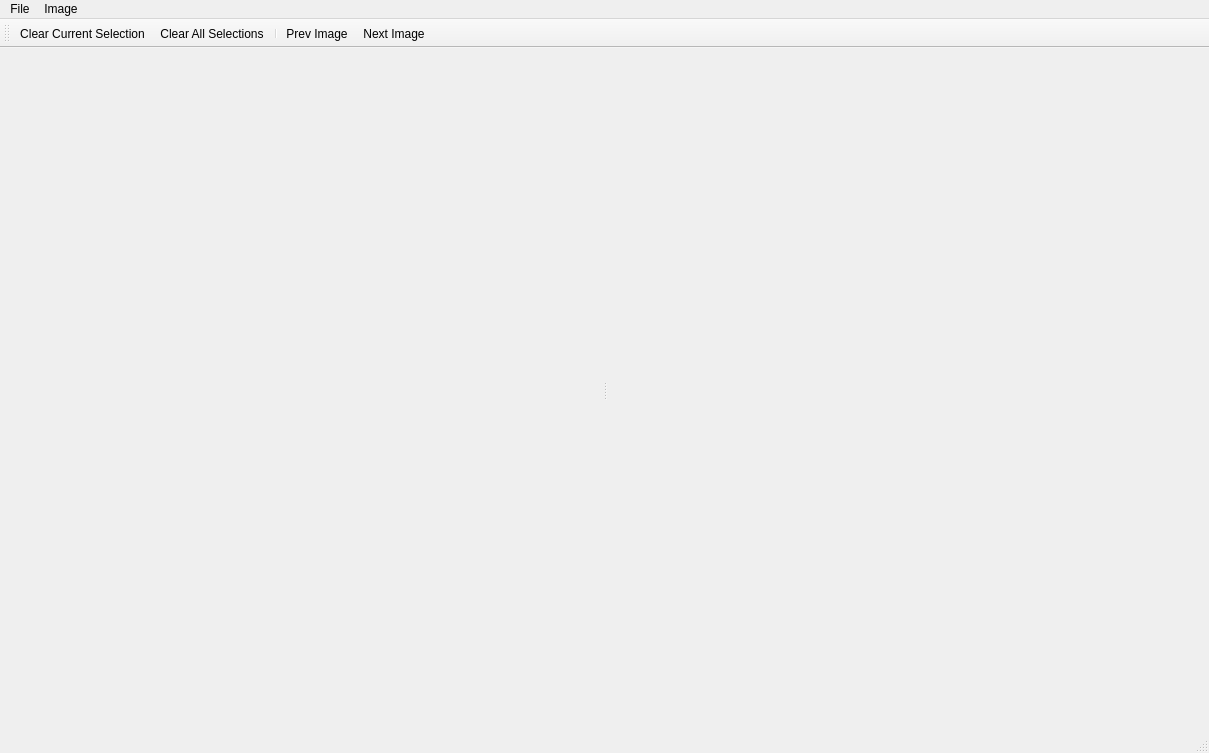
<?xml version="1.0" encoding="UTF-8"?>
<ui version="4.0">
 <class>MainWindow</class>
 <widget class="QMainWindow" name="MainWindow">
  <property name="geometry">
   <rect>
    <x>0</x>
    <y>0</y>
    <width>1209</width>
    <height>753</height>
   </rect>
  </property>
  <property name="windowTitle">
   <string>MainWindow</string>
  </property>
  <widget class="QWidget" name="centralWidget">
   <layout class="QGridLayout" name="gridLayout">
    <item row="0" column="0">
     <widget class="QSplitter" name="splitter">
      <property name="orientation">
       <enum>Qt::Horizontal</enum>
      </property>
      <widget class="FullImageView" name="fullImageViewWidget" native="true"/>
      <widget class="SelectionDetailsView" name="selectionDetailsView" native="true"/>
     </widget>
    </item>
   </layout>
  </widget>
  <widget class="QMenuBar" name="menuBar">
   <property name="geometry">
    <rect>
     <x>0</x>
     <y>0</y>
     <width>1209</width>
     <height>27</height>
    </rect>
   </property>
   <widget class="QMenu" name="menuFile">
    <property name="title">
     <string>File</string>
    </property>
    <addaction name="actionOpen_Directory"/>
    <addaction name="actionSelect_Image"/>
    <addaction name="actionSelect_unset_species"/>
    <addaction name="separator"/>
    <addaction name="actionExit"/>
   </widget>
   <widget class="QMenu" name="menuSelection">
    <property name="title">
     <string>Image</string>
    </property>
    <addaction name="actionClear_Current_Selection"/>
    <addaction name="actionClear"/>
    <addaction name="actionNext_Image"/>
    <addaction name="actionPrev_Image"/>
   </widget>
   <addaction name="menuFile"/>
   <addaction name="menuSelection"/>
  </widget>
  <widget class="QToolBar" name="mainToolBar">
   <attribute name="toolBarArea">
    <enum>TopToolBarArea</enum>
   </attribute>
   <attribute name="toolBarBreak">
    <bool>false</bool>
   </attribute>
   <addaction name="actionClear_Current_Selection"/>
   <addaction name="actionClear"/>
   <addaction name="separator"/>
   <addaction name="actionPrev_Image"/>
   <addaction name="actionNext_Image"/>
  </widget>
  <widget class="QStatusBar" name="statusBar"/>
  <action name="actionOpen_Directory">
   <property name="text">
    <string>Open Directory</string>
   </property>
  </action>
  <action name="actionExit">
   <property name="text">
    <string>Exit</string>
   </property>
  </action>
  <action name="actionClear">
   <property name="text">
    <string>Clear All Selections</string>
   </property>
   <property name="shortcut">
    <string>C</string>
   </property>
   <property name="visible">
    <bool>true</bool>
   </property>
  </action>
  <action name="actionNext_Image">
   <property name="text">
    <string>Next Image</string>
   </property>
   <property name="shortcut">
    <string>N</string>
   </property>
  </action>
  <action name="actionPrev_Image">
   <property name="text">
    <string>Prev Image</string>
   </property>
   <property name="shortcut">
    <string>P</string>
   </property>
  </action>
  <action name="actionSelect_Image">
   <property name="text">
    <string>Select Image</string>
   </property>
  </action>
  <action name="actionClear_Current_Selection">
   <property name="text">
    <string>Clear Current Selection</string>
   </property>
   <property name="toolTip">
    <string>Clear Current Selection</string>
   </property>
   <property name="shortcut">
    <string>L</string>
   </property>
   <property name="visible">
    <bool>true</bool>
   </property>
  </action>
  <action name="actionSelect_unset_species">
   <property name="text">
    <string>Select unset species</string>
   </property>
   <property name="shortcut">
    <string>Ctrl+N</string>
   </property>
  </action>
 </widget>
 <layoutdefault spacing="6" margin="11"/>
 <customwidgets>
  <customwidget>
   <class>FullImageView</class>
   <extends>QWidget</extends>
   <header>fullimageview.h</header>
   <container>1</container>
  </customwidget>
  <customwidget>
   <class>SelectionDetailsView</class>
   <extends>QWidget</extends>
   <header>selectiondetailsview.h</header>
   <container>1</container>
  </customwidget>
 </customwidgets>
 <resources/>
 <connections/>
</ui>
